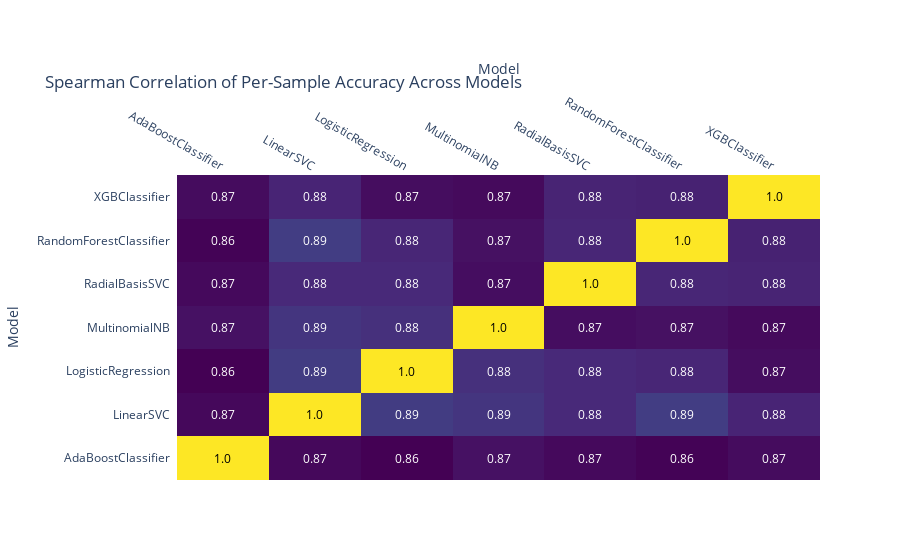
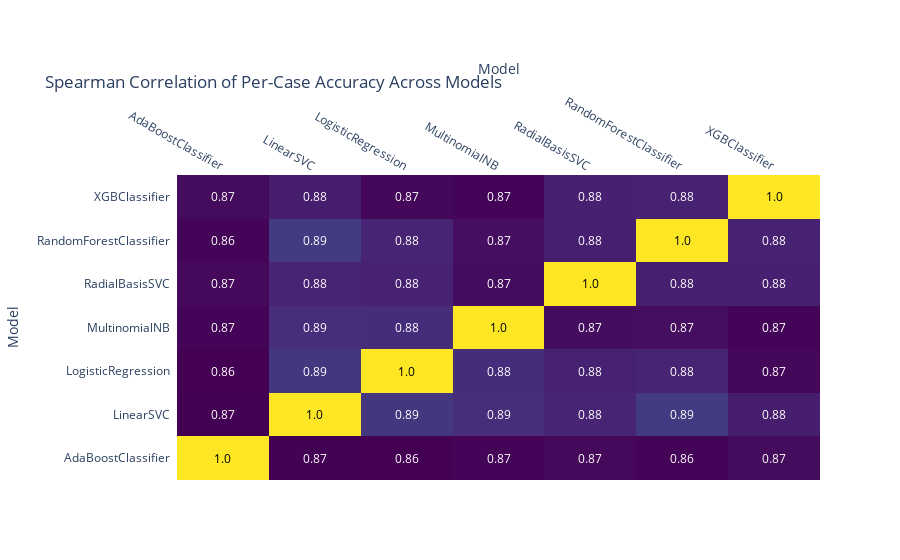
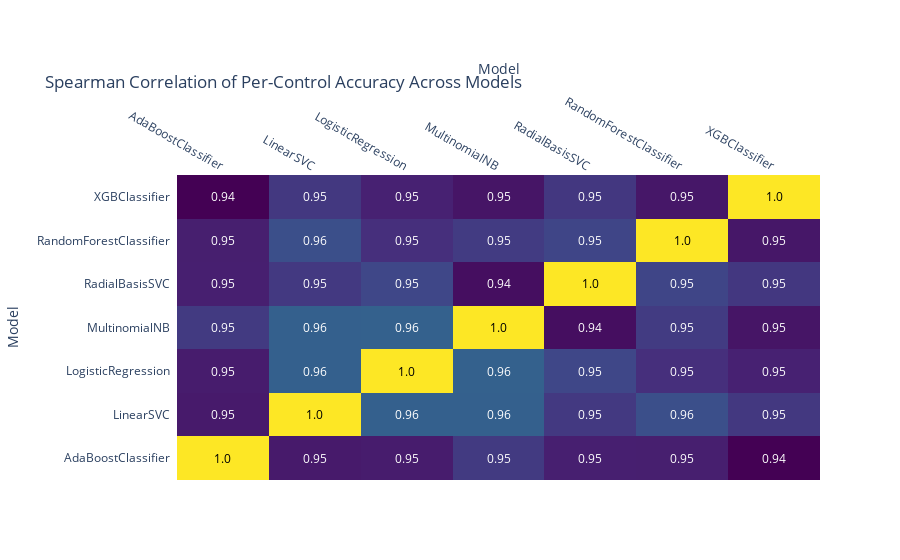

The notebook cell these images were saved under, in order:
### Code cell
import plotly.figure_factory as ff

fig = ff.create_annotated_heatmap(z=modelCorrelation_df.values,
                                  x=list(modelCorrelation_df.columns),
                                  y=list(modelCorrelation_df.columns),
                                  annotation_text=modelCorrelation_df.round(2).values,
                                  colorscale='Viridis')
fig.update_layout(title_text='Spearman Correlation of Per-Sample Accuracy Across Models',
                  xaxis = dict(title='Model'),
                  yaxis = dict(title='Model'),
                  margin={'t':175},)
fig.show()

fig = ff.create_annotated_heatmap(z=modelCaseCorrelation_df.values,
                                  x=list(modelCaseCorrelation_df.columns),
                                  y=list(modelCaseCorrelation_df.columns),
                                  annotation_text=modelCorrelation_df.round(2).values,
                                  colorscale='Viridis')
fig.update_layout(title_text='Spearman Correlation of Per-Case Accuracy Across Models',
                  xaxis = dict(title='Model'),
                  yaxis = dict(title='Model'),
                  margin={'t':175},)
fig.show()

fig = ff.create_annotated_heatmap(z=modelControlCorrelation_df.values,
                                  x=list(modelControlCorrelation_df.columns),
                                  y=list(modelControlCorrelation_df.columns),
                                  annotation_text=modelControlCorrelation_df.round(2).values,
                                  colorscale='Viridis')
fig.update_layout(title_text='Spearman Correlation of Per-Control Accuracy Across Models',
                  xaxis = dict(title='Model'),
                  yaxis = dict(title='Model'),
                  margin={'t':175},)
fig.show()

### Figure 1 — Plotly figure (JSON) as saved in the notebook; plotly's stock layout.template omitted (floating-point values rounded to 4 significant figures)
{"data": [{"colorscale": [[0, "#440154"], [0.1111, "#482878"], [0.2222, "#3e4989"], [0.3333, "#31688e"], [0.4444, "#26828e"], [0.5556, "#1f9e89"], [0.6667, "#35b779"], [0.7778, "#6ece58"], [0.8889, "#b5de2b"], [1, "#fde725"]], "reversescale": false, "showscale": false, "type": "heatmap", "x": ["AdaBoostClassifier", "LinearSVC", "LogisticRegression", "MultinomialNB", "RadialBasisSVC", "RandomForestClassifier", "XGBClassifier"], "y": ["AdaBoostClassifier", "LinearSVC", "LogisticRegression", "MultinomialNB", "RadialBasisSVC", "RandomForestClassifier", "XGBClassifier"], "z": [[1.0, 0.8669, 0.8641, 0.8702, 0.8672, 0.8649, 0.8681], [0.8669, 1, 0.8881, 0.8853, 0.8796, 0.8888, 0.8777], [0.8641, 0.8881, 1, 0.8829, 0.8798, 0.8785, 0.8686], [0.8702, 0.8853, 0.8829, 1, 0.8689, 0.8701, 0.8675], [0.8672, 0.8796, 0.8798, 0.8689, 1.0, 0.8782, 0.8777], [0.8649, 0.8888, 0.8785, 0.8701, 0.8782, 1.0, 0.8767], [0.8681, 0.8777, 0.8686, 0.8675, 0.8777, 0.8767, 1]]}], "layout": {"annotations": [{"font": {"color": "#000000"}, "showarrow": false, "text": "1.0", "x": "AdaBoostClassifier", "xref": "x", "y": "AdaBoostClassifier", "yref": "y"}, {"font": {"color": "#FFFFFF"}, "showarrow": false, "text": "0.87", "x": "LinearSVC", "xref": "x", "y": "AdaBoostClassifier", "yref": "y"}, {"font": {"color": "#FFFFFF"}, "showarrow": false, "text": "0.86", "x": "LogisticRegression", "xref": "x", "y": "AdaBoostClassifier", "yref": "y"}, {"font": {"color": "#FFFFFF"}, "showarrow": false, "text": "0.87", "x": "MultinomialNB", "xref": "x", "y": "AdaBoostClassifier", "yref": "y"}, {"font": {"color": "#FFFFFF"}, "showarrow": false, "text": "0.87", "x": "RadialBasisSVC", "xref": "x", "y": "AdaBoostClassifier", "yref": "y"}, {"font": {"color": "#FFFFFF"}, "showarrow": false, "text": "0.86", "x": "RandomForestClassifier", "xref": "x", "y": "AdaBoostClassifier", "yref": "y"}, {"font": {"color": "#FFFFFF"}, "showarrow": false, "text": "0.87", "x": "XGBClassifier", "xref": "x", "y": "AdaBoostClassifier", "yref": "y"}, {"font": {"color": "#FFFFFF"}, "showarrow": false, "text": "0.87", "x": "AdaBoostClassifier", "xref": "x", "y": "LinearSVC", "yref": "y"}, {"font": {"color": "#000000"}, "showarrow": false, "text": "1.0", "x": "LinearSVC", "xref": "x", "y": "LinearSVC", "yref": "y"}, {"font": {"color": "#FFFFFF"}, "showarrow": false, "text": "0.89", "x": "LogisticRegression", "xref": "x", "y": "LinearSVC", "yref": "y"}, {"font": {"color": "#FFFFFF"}, "showarrow": false, "text": "0.89", "x": "MultinomialNB", "xref": "x", "y": "LinearSVC", "yref": "y"}, {"font": {"color": "#FFFFFF"}, "showarrow": false, "text": "0.88", "x": "RadialBasisSVC", "xref": "x", "y": "LinearSVC", "yref": "y"}, {"font": {"color": "#FFFFFF"}, "showarrow": false, "text": "0.89", "x": "RandomForestClassifier", "xref": "x", "y": "LinearSVC", "yref": "y"}, {"font": {"color": "#FFFFFF"}, "showarrow": false, "text": "0.88", "x": "XGBClassifier", "xref": "x", "y": "LinearSVC", "yref": "y"}, {"font": {"color": "#FFFFFF"}, "showarrow": false, "text": "0.86", "x": "AdaBoostClassifier", "xref": "x", "y": "LogisticRegression", "yref": "y"}, {"font": {"color": "#FFFFFF"}, "showarrow": false, "text": "0.89", "x": "LinearSVC", "xref": "x", "y": "LogisticRegression", "yref": "y"}, {"font": {"color": "#000000"}, "showarrow": false, "text": "1.0", "x": "LogisticRegression", "xref": "x", "y": "LogisticRegression", "yref": "y"}, {"font": {"color": "#FFFFFF"}, "showarrow": false, "text": "0.88", "x": "MultinomialNB", "xref": "x", "y": "LogisticRegression", "yref": "y"}, {"font": {"color": "#FFFFFF"}, "showarrow": false, "text": "0.88", "x": "RadialBasisSVC", "xref": "x", "y": "LogisticRegression", "yref": "y"}, {"font": {"color": "#FFFFFF"}, "showarrow": false, "text": "0.88", "x": "RandomForestClassifier", "xref": "x", "y": "LogisticRegression", "yref": "y"}, {"font": {"color": "#FFFFFF"}, "showarrow": false, "text": "0.87", "x": "XGBClassifier", "xref": "x", "y": "LogisticRegression", "yref": "y"}, {"font": {"color": "#FFFFFF"}, "showarrow": false, "text": "0.87", "x": "AdaBoostClassifier", "xref": "x", "y": "MultinomialNB", "yref": "y"}, {"font": {"color": "#FFFFFF"}, "showarrow": false, "text": "0.89", "x": "LinearSVC", "xref": "x", "y": "MultinomialNB", "yref": "y"}, {"font": {"color": "#FFFFFF"}, "showarrow": false, "text": "0.88", "x": "LogisticRegression", "xref": "x", "y": "MultinomialNB", "yref": "y"}, {"font": {"color": "#000000"}, "showarrow": false, "text": "1.0", "x": "MultinomialNB", "xref": "x", "y": "MultinomialNB", "yref": "y"}, {"font": {"color": "#FFFFFF"}, "showarrow": false, "text": "0.87", "x": "RadialBasisSVC", "xref": "x", "y": "MultinomialNB", "yref": "y"}, {"font": {"color": "#FFFFFF"}, "showarrow": false, "text": "0.87", "x": "RandomForestClassifier", "xref": "x", "y": "MultinomialNB", "yref": "y"}, {"font": {"color": "#FFFFFF"}, "showarrow": false, "text": "0.87", "x": "XGBClassifier", "xref": "x", "y": "MultinomialNB", "yref": "y"}, {"font": {"color": "#FFFFFF"}, "showarrow": false, "text": "0.87", "x": "AdaBoostClassifier", "xref": "x", "y": "RadialBasisSVC", "yref": "y"}, {"font": {"color": "#FFFFFF"}, "showarrow": false, "text": "0.88", "x": "LinearSVC", "xref": "x", "y": "RadialBasisSVC", "yref": "y"}, {"font": {"color": "#FFFFFF"}, "showarrow": false, "text": "0.88", "x": "LogisticRegression", "xref": "x", "y": "RadialBasisSVC", "yref": "y"}, {"font": {"color": "#FFFFFF"}, "showarrow": false, "text": "0.87", "x": "MultinomialNB", "xref": "x", "y": "RadialBasisSVC", "yref": "y"}, {"font": {"color": "#000000"}, "showarrow": false, "text": "1.0", "x": "RadialBasisSVC", "xref": "x", "y": "RadialBasisSVC", "yref": "y"}, {"font": {"color": "#FFFFFF"}, "showarrow": false, "text": "0.88", "x": "RandomForestClassifier", "xref": "x", "y": "RadialBasisSVC", "yref": "y"}, {"font": {"color": "#FFFFFF"}, "showarrow": false, "text": "0.88", "x": "XGBClassifier", "xref": "x", "y": "RadialBasisSVC", "yref": "y"}, {"font": {"color": "#FFFFFF"}, "showarrow": false, "text": "0.86", "x": "AdaBoostClassifier", "xref": "x", "y": "RandomForestClassifier", "yref": "y"}, {"font": {"color": "#FFFFFF"}, "showarrow": false, "text": "0.89", "x": "LinearSVC", "xref": "x", "y": "RandomForestClassifier", "yref": "y"}, {"font": {"color": "#FFFFFF"}, "showarrow": false, "text": "0.88", "x": "LogisticRegression", "xref": "x", "y": "RandomForestClassifier", "yref": "y"}, {"font": {"color": "#FFFFFF"}, "showarrow": false, "text": "0.87", "x": "MultinomialNB", "xref": "x", "y": "RandomForestClassifier", "yref": "y"}, {"font": {"color": "#FFFFFF"}, "showarrow": false, "text": "0.88", "x": "RadialBasisSVC", "xref": "x", "y": "RandomForestClassifier", "yref": "y"}, {"font": {"color": "#000000"}, "showarrow": false, "text": "1.0", "x": "RandomForestClassifier", "xref": "x", "y": "RandomForestClassifier", "yref": "y"}, {"font": {"color": "#FFFFFF"}, "showarrow": false, "text": "0.88", "x": "XGBClassifier", "xref": "x", "y": "RandomForestClassifier", "yref": "y"}, {"font": {"color": "#FFFFFF"}, "showarrow": false, "text": "0.87", "x": "AdaBoostClassifier", "xref": "x", "y": "XGBClassifier", "yref": "y"}, {"font": {"color": "#FFFFFF"}, "showarrow": false, "text": "0.88", "x": "LinearSVC", "xref": "x", "y": "XGBClassifier", "yref": "y"}, {"font": {"color": "#FFFFFF"}, "showarrow": false, "text": "0.87", "x": "LogisticRegression", "xref": "x", "y": "XGBClassifier", "yref": "y"}, {"font": {"color": "#FFFFFF"}, "showarrow": false, "text": "0.87", "x": "MultinomialNB", "xref": "x", "y": "XGBClassifier", "yref": "y"}, {"font": {"color": "#FFFFFF"}, "showarrow": false, "text": "0.88", "x": "RadialBasisSVC", "xref": "x", "y": "XGBClassifier", "yref": "y"}, {"font": {"color": "#FFFFFF"}, "showarrow": false, "text": "0.88", "x": "RandomForestClassifier", "xref": "x", "y": "XGBClassifier", "yref": "y"}, {"font": {"color": "#000000"}, "showarrow": false, "text": "1.0", "x": "XGBClassifier", "xref": "x", "y": "XGBClassifier", "yref": "y"}], "margin": {"t": 175}, "title": {"text": "Spearman Correlation of Per-Sample Accuracy Across Models"}, "xaxis": {"dtick": 1, "gridcolor": "rgb(0, 0, 0)", "side": "top", "ticks": "", "title": {"text": "Model"}}, "yaxis": {"dtick": 1, "ticks": "", "ticksuffix": "  ", "title": {"text": "Model"}}}}

### Figure 2 — Plotly figure (JSON) as saved in the notebook; plotly's stock layout.template omitted (floating-point values rounded to 4 significant figures)
{"data": [{"colorscale": [[0, "#440154"], [0.1111, "#482878"], [0.2222, "#3e4989"], [0.3333, "#31688e"], [0.4444, "#26828e"], [0.5556, "#1f9e89"], [0.6667, "#35b779"], [0.7778, "#6ece58"], [0.8889, "#b5de2b"], [1, "#fde725"]], "reversescale": false, "showscale": false, "type": "heatmap", "x": ["AdaBoostClassifier", "LinearSVC", "LogisticRegression", "MultinomialNB", "RadialBasisSVC", "RandomForestClassifier", "XGBClassifier"], "y": ["AdaBoostClassifier", "LinearSVC", "LogisticRegression", "MultinomialNB", "RadialBasisSVC", "RandomForestClassifier", "XGBClassifier"], "z": [[1, 0.8395, 0.8391, 0.8404, 0.8424, 0.8404, 0.8435], [0.8395, 1, 0.8655, 0.8595, 0.8553, 0.8674, 0.852], [0.8391, 0.8655, 1.0, 0.8599, 0.8541, 0.855, 0.8419], [0.8404, 0.8595, 0.8599, 1.0, 0.8446, 0.8452, 0.8409], [0.8424, 0.8553, 0.8541, 0.8446, 1, 0.8528, 0.8533], [0.8404, 0.8674, 0.855, 0.8452, 0.8528, 1, 0.8543], [0.8435, 0.852, 0.8419, 0.8409, 0.8533, 0.8543, 1.0]]}], "layout": {"annotations": [{"font": {"color": "#000000"}, "showarrow": false, "text": "1.0", "x": "AdaBoostClassifier", "xref": "x", "y": "AdaBoostClassifier", "yref": "y"}, {"font": {"color": "#FFFFFF"}, "showarrow": false, "text": "0.87", "x": "LinearSVC", "xref": "x", "y": "AdaBoostClassifier", "yref": "y"}, {"font": {"color": "#FFFFFF"}, "showarrow": false, "text": "0.86", "x": "LogisticRegression", "xref": "x", "y": "AdaBoostClassifier", "yref": "y"}, {"font": {"color": "#FFFFFF"}, "showarrow": false, "text": "0.87", "x": "MultinomialNB", "xref": "x", "y": "AdaBoostClassifier", "yref": "y"}, {"font": {"color": "#FFFFFF"}, "showarrow": false, "text": "0.87", "x": "RadialBasisSVC", "xref": "x", "y": "AdaBoostClassifier", "yref": "y"}, {"font": {"color": "#FFFFFF"}, "showarrow": false, "text": "0.86", "x": "RandomForestClassifier", "xref": "x", "y": "AdaBoostClassifier", "yref": "y"}, {"font": {"color": "#FFFFFF"}, "showarrow": false, "text": "0.87", "x": "XGBClassifier", "xref": "x", "y": "AdaBoostClassifier", "yref": "y"}, {"font": {"color": "#FFFFFF"}, "showarrow": false, "text": "0.87", "x": "AdaBoostClassifier", "xref": "x", "y": "LinearSVC", "yref": "y"}, {"font": {"color": "#000000"}, "showarrow": false, "text": "1.0", "x": "LinearSVC", "xref": "x", "y": "LinearSVC", "yref": "y"}, {"font": {"color": "#FFFFFF"}, "showarrow": false, "text": "0.89", "x": "LogisticRegression", "xref": "x", "y": "LinearSVC", "yref": "y"}, {"font": {"color": "#FFFFFF"}, "showarrow": false, "text": "0.89", "x": "MultinomialNB", "xref": "x", "y": "LinearSVC", "yref": "y"}, {"font": {"color": "#FFFFFF"}, "showarrow": false, "text": "0.88", "x": "RadialBasisSVC", "xref": "x", "y": "LinearSVC", "yref": "y"}, {"font": {"color": "#FFFFFF"}, "showarrow": false, "text": "0.89", "x": "RandomForestClassifier", "xref": "x", "y": "LinearSVC", "yref": "y"}, {"font": {"color": "#FFFFFF"}, "showarrow": false, "text": "0.88", "x": "XGBClassifier", "xref": "x", "y": "LinearSVC", "yref": "y"}, {"font": {"color": "#FFFFFF"}, "showarrow": false, "text": "0.86", "x": "AdaBoostClassifier", "xref": "x", "y": "LogisticRegression", "yref": "y"}, {"font": {"color": "#FFFFFF"}, "showarrow": false, "text": "0.89", "x": "LinearSVC", "xref": "x", "y": "LogisticRegression", "yref": "y"}, {"font": {"color": "#000000"}, "showarrow": false, "text": "1.0", "x": "LogisticRegression", "xref": "x", "y": "LogisticRegression", "yref": "y"}, {"font": {"color": "#FFFFFF"}, "showarrow": false, "text": "0.88", "x": "MultinomialNB", "xref": "x", "y": "LogisticRegression", "yref": "y"}, {"font": {"color": "#FFFFFF"}, "showarrow": false, "text": "0.88", "x": "RadialBasisSVC", "xref": "x", "y": "LogisticRegression", "yref": "y"}, {"font": {"color": "#FFFFFF"}, "showarrow": false, "text": "0.88", "x": "RandomForestClassifier", "xref": "x", "y": "LogisticRegression", "yref": "y"}, {"font": {"color": "#FFFFFF"}, "showarrow": false, "text": "0.87", "x": "XGBClassifier", "xref": "x", "y": "LogisticRegression", "yref": "y"}, {"font": {"color": "#FFFFFF"}, "showarrow": false, "text": "0.87", "x": "AdaBoostClassifier", "xref": "x", "y": "MultinomialNB", "yref": "y"}, {"font": {"color": "#FFFFFF"}, "showarrow": false, "text": "0.89", "x": "LinearSVC", "xref": "x", "y": "MultinomialNB", "yref": "y"}, {"font": {"color": "#FFFFFF"}, "showarrow": false, "text": "0.88", "x": "LogisticRegression", "xref": "x", "y": "MultinomialNB", "yref": "y"}, {"font": {"color": "#000000"}, "showarrow": false, "text": "1.0", "x": "MultinomialNB", "xref": "x", "y": "MultinomialNB", "yref": "y"}, {"font": {"color": "#FFFFFF"}, "showarrow": false, "text": "0.87", "x": "RadialBasisSVC", "xref": "x", "y": "MultinomialNB", "yref": "y"}, {"font": {"color": "#FFFFFF"}, "showarrow": false, "text": "0.87", "x": "RandomForestClassifier", "xref": "x", "y": "MultinomialNB", "yref": "y"}, {"font": {"color": "#FFFFFF"}, "showarrow": false, "text": "0.87", "x": "XGBClassifier", "xref": "x", "y": "MultinomialNB", "yref": "y"}, {"font": {"color": "#FFFFFF"}, "showarrow": false, "text": "0.87", "x": "AdaBoostClassifier", "xref": "x", "y": "RadialBasisSVC", "yref": "y"}, {"font": {"color": "#FFFFFF"}, "showarrow": false, "text": "0.88", "x": "LinearSVC", "xref": "x", "y": "RadialBasisSVC", "yref": "y"}, {"font": {"color": "#FFFFFF"}, "showarrow": false, "text": "0.88", "x": "LogisticRegression", "xref": "x", "y": "RadialBasisSVC", "yref": "y"}, {"font": {"color": "#FFFFFF"}, "showarrow": false, "text": "0.87", "x": "MultinomialNB", "xref": "x", "y": "RadialBasisSVC", "yref": "y"}, {"font": {"color": "#000000"}, "showarrow": false, "text": "1.0", "x": "RadialBasisSVC", "xref": "x", "y": "RadialBasisSVC", "yref": "y"}, {"font": {"color": "#FFFFFF"}, "showarrow": false, "text": "0.88", "x": "RandomForestClassifier", "xref": "x", "y": "RadialBasisSVC", "yref": "y"}, {"font": {"color": "#FFFFFF"}, "showarrow": false, "text": "0.88", "x": "XGBClassifier", "xref": "x", "y": "RadialBasisSVC", "yref": "y"}, {"font": {"color": "#FFFFFF"}, "showarrow": false, "text": "0.86", "x": "AdaBoostClassifier", "xref": "x", "y": "RandomForestClassifier", "yref": "y"}, {"font": {"color": "#FFFFFF"}, "showarrow": false, "text": "0.89", "x": "LinearSVC", "xref": "x", "y": "RandomForestClassifier", "yref": "y"}, {"font": {"color": "#FFFFFF"}, "showarrow": false, "text": "0.88", "x": "LogisticRegression", "xref": "x", "y": "RandomForestClassifier", "yref": "y"}, {"font": {"color": "#FFFFFF"}, "showarrow": false, "text": "0.87", "x": "MultinomialNB", "xref": "x", "y": "RandomForestClassifier", "yref": "y"}, {"font": {"color": "#FFFFFF"}, "showarrow": false, "text": "0.88", "x": "RadialBasisSVC", "xref": "x", "y": "RandomForestClassifier", "yref": "y"}, {"font": {"color": "#000000"}, "showarrow": false, "text": "1.0", "x": "RandomForestClassifier", "xref": "x", "y": "RandomForestClassifier", "yref": "y"}, {"font": {"color": "#FFFFFF"}, "showarrow": false, "text": "0.88", "x": "XGBClassifier", "xref": "x", "y": "RandomForestClassifier", "yref": "y"}, {"font": {"color": "#FFFFFF"}, "showarrow": false, "text": "0.87", "x": "AdaBoostClassifier", "xref": "x", "y": "XGBClassifier", "yref": "y"}, {"font": {"color": "#FFFFFF"}, "showarrow": false, "text": "0.88", "x": "LinearSVC", "xref": "x", "y": "XGBClassifier", "yref": "y"}, {"font": {"color": "#FFFFFF"}, "showarrow": false, "text": "0.87", "x": "LogisticRegression", "xref": "x", "y": "XGBClassifier", "yref": "y"}, {"font": {"color": "#FFFFFF"}, "showarrow": false, "text": "0.87", "x": "MultinomialNB", "xref": "x", "y": "XGBClassifier", "yref": "y"}, {"font": {"color": "#FFFFFF"}, "showarrow": false, "text": "0.88", "x": "RadialBasisSVC", "xref": "x", "y": "XGBClassifier", "yref": "y"}, {"font": {"color": "#FFFFFF"}, "showarrow": false, "text": "0.88", "x": "RandomForestClassifier", "xref": "x", "y": "XGBClassifier", "yref": "y"}, {"font": {"color": "#000000"}, "showarrow": false, "text": "1.0", "x": "XGBClassifier", "xref": "x", "y": "XGBClassifier", "yref": "y"}], "margin": {"t": 175}, "title": {"text": "Spearman Correlation of Per-Case Accuracy Across Models"}, "xaxis": {"dtick": 1, "gridcolor": "rgb(0, 0, 0)", "side": "top", "ticks": "", "title": {"text": "Model"}}, "yaxis": {"dtick": 1, "ticks": "", "ticksuffix": "  ", "title": {"text": "Model"}}}}

### Figure 3 — Plotly figure (JSON) as saved in the notebook; plotly's stock layout.template omitted (floating-point values rounded to 4 significant figures)
{"data": [{"colorscale": [[0, "#440154"], [0.1111, "#482878"], [0.2222, "#3e4989"], [0.3333, "#31688e"], [0.4444, "#26828e"], [0.5556, "#1f9e89"], [0.6667, "#35b779"], [0.7778, "#6ece58"], [0.8889, "#b5de2b"], [1, "#fde725"]], "reversescale": false, "showscale": false, "type": "heatmap", "x": ["AdaBoostClassifier", "LinearSVC", "LogisticRegression", "MultinomialNB", "RadialBasisSVC", "RandomForestClassifier", "XGBClassifier"], "y": ["AdaBoostClassifier", "LinearSVC", "LogisticRegression", "MultinomialNB", "RadialBasisSVC", "RandomForestClassifier", "XGBClassifier"], "z": [[1, 0.9468, 0.9472, 0.9526, 0.9475, 0.9475, 0.9427], [0.9468, 1, 0.9601, 0.9601, 0.9523, 0.9567, 0.9521], [0.9472, 0.9601, 1, 0.9604, 0.955, 0.9504, 0.9479], [0.9526, 0.9601, 0.9604, 1, 0.9447, 0.9527, 0.9459], [0.9475, 0.9523, 0.955, 0.9447, 1, 0.9546, 0.952], [0.9475, 0.9567, 0.9504, 0.9527, 0.9546, 1, 0.9463], [0.9427, 0.9521, 0.9479, 0.9459, 0.952, 0.9463, 1]]}], "layout": {"annotations": [{"font": {"color": "#000000"}, "showarrow": false, "text": "1.0", "x": "AdaBoostClassifier", "xref": "x", "y": "AdaBoostClassifier", "yref": "y"}, {"font": {"color": "#FFFFFF"}, "showarrow": false, "text": "0.95", "x": "LinearSVC", "xref": "x", "y": "AdaBoostClassifier", "yref": "y"}, {"font": {"color": "#FFFFFF"}, "showarrow": false, "text": "0.95", "x": "LogisticRegression", "xref": "x", "y": "AdaBoostClassifier", "yref": "y"}, {"font": {"color": "#FFFFFF"}, "showarrow": false, "text": "0.95", "x": "MultinomialNB", "xref": "x", "y": "AdaBoostClassifier", "yref": "y"}, {"font": {"color": "#FFFFFF"}, "showarrow": false, "text": "0.95", "x": "RadialBasisSVC", "xref": "x", "y": "AdaBoostClassifier", "yref": "y"}, {"font": {"color": "#FFFFFF"}, "showarrow": false, "text": "0.95", "x": "RandomForestClassifier", "xref": "x", "y": "AdaBoostClassifier", "yref": "y"}, {"font": {"color": "#FFFFFF"}, "showarrow": false, "text": "0.94", "x": "XGBClassifier", "xref": "x", "y": "AdaBoostClassifier", "yref": "y"}, {"font": {"color": "#FFFFFF"}, "showarrow": false, "text": "0.95", "x": "AdaBoostClassifier", "xref": "x", "y": "LinearSVC", "yref": "y"}, {"font": {"color": "#000000"}, "showarrow": false, "text": "1.0", "x": "LinearSVC", "xref": "x", "y": "LinearSVC", "yref": "y"}, {"font": {"color": "#FFFFFF"}, "showarrow": false, "text": "0.96", "x": "LogisticRegression", "xref": "x", "y": "LinearSVC", "yref": "y"}, {"font": {"color": "#FFFFFF"}, "showarrow": false, "text": "0.96", "x": "MultinomialNB", "xref": "x", "y": "LinearSVC", "yref": "y"}, {"font": {"color": "#FFFFFF"}, "showarrow": false, "text": "0.95", "x": "RadialBasisSVC", "xref": "x", "y": "LinearSVC", "yref": "y"}, {"font": {"color": "#FFFFFF"}, "showarrow": false, "text": "0.96", "x": "RandomForestClassifier", "xref": "x", "y": "LinearSVC", "yref": "y"}, {"font": {"color": "#FFFFFF"}, "showarrow": false, "text": "0.95", "x": "XGBClassifier", "xref": "x", "y": "LinearSVC", "yref": "y"}, {"font": {"color": "#FFFFFF"}, "showarrow": false, "text": "0.95", "x": "AdaBoostClassifier", "xref": "x", "y": "LogisticRegression", "yref": "y"}, {"font": {"color": "#FFFFFF"}, "showarrow": false, "text": "0.96", "x": "LinearSVC", "xref": "x", "y": "LogisticRegression", "yref": "y"}, {"font": {"color": "#000000"}, "showarrow": false, "text": "1.0", "x": "LogisticRegression", "xref": "x", "y": "LogisticRegression", "yref": "y"}, {"font": {"color": "#FFFFFF"}, "showarrow": false, "text": "0.96", "x": "MultinomialNB", "xref": "x", "y": "LogisticRegression", "yref": "y"}, {"font": {"color": "#FFFFFF"}, "showarrow": false, "text": "0.95", "x": "RadialBasisSVC", "xref": "x", "y": "LogisticRegression", "yref": "y"}, {"font": {"color": "#FFFFFF"}, "showarrow": false, "text": "0.95", "x": "RandomForestClassifier", "xref": "x", "y": "LogisticRegression", "yref": "y"}, {"font": {"color": "#FFFFFF"}, "showarrow": false, "text": "0.95", "x": "XGBClassifier", "xref": "x", "y": "LogisticRegression", "yref": "y"}, {"font": {"color": "#FFFFFF"}, "showarrow": false, "text": "0.95", "x": "AdaBoostClassifier", "xref": "x", "y": "MultinomialNB", "yref": "y"}, {"font": {"color": "#FFFFFF"}, "showarrow": false, "text": "0.96", "x": "LinearSVC", "xref": "x", "y": "MultinomialNB", "yref": "y"}, {"font": {"color": "#FFFFFF"}, "showarrow": false, "text": "0.96", "x": "LogisticRegression", "xref": "x", "y": "MultinomialNB", "yref": "y"}, {"font": {"color": "#000000"}, "showarrow": false, "text": "1.0", "x": "MultinomialNB", "xref": "x", "y": "MultinomialNB", "yref": "y"}, {"font": {"color": "#FFFFFF"}, "showarrow": false, "text": "0.94", "x": "RadialBasisSVC", "xref": "x", "y": "MultinomialNB", "yref": "y"}, {"font": {"color": "#FFFFFF"}, "showarrow": false, "text": "0.95", "x": "RandomForestClassifier", "xref": "x", "y": "MultinomialNB", "yref": "y"}, {"font": {"color": "#FFFFFF"}, "showarrow": false, "text": "0.95", "x": "XGBClassifier", "xref": "x", "y": "MultinomialNB", "yref": "y"}, {"font": {"color": "#FFFFFF"}, "showarrow": false, "text": "0.95", "x": "AdaBoostClassifier", "xref": "x", "y": "RadialBasisSVC", "yref": "y"}, {"font": {"color": "#FFFFFF"}, "showarrow": false, "text": "0.95", "x": "LinearSVC", "xref": "x", "y": "RadialBasisSVC", "yref": "y"}, {"font": {"color": "#FFFFFF"}, "showarrow": false, "text": "0.95", "x": "LogisticRegression", "xref": "x", "y": "RadialBasisSVC", "yref": "y"}, {"font": {"color": "#FFFFFF"}, "showarrow": false, "text": "0.94", "x": "MultinomialNB", "xref": "x", "y": "RadialBasisSVC", "yref": "y"}, {"font": {"color": "#000000"}, "showarrow": false, "text": "1.0", "x": "RadialBasisSVC", "xref": "x", "y": "RadialBasisSVC", "yref": "y"}, {"font": {"color": "#FFFFFF"}, "showarrow": false, "text": "0.95", "x": "RandomForestClassifier", "xref": "x", "y": "RadialBasisSVC", "yref": "y"}, {"font": {"color": "#FFFFFF"}, "showarrow": false, "text": "0.95", "x": "XGBClassifier", "xref": "x", "y": "RadialBasisSVC", "yref": "y"}, {"font": {"color": "#FFFFFF"}, "showarrow": false, "text": "0.95", "x": "AdaBoostClassifier", "xref": "x", "y": "RandomForestClassifier", "yref": "y"}, {"font": {"color": "#FFFFFF"}, "showarrow": false, "text": "0.96", "x": "LinearSVC", "xref": "x", "y": "RandomForestClassifier", "yref": "y"}, {"font": {"color": "#FFFFFF"}, "showarrow": false, "text": "0.95", "x": "LogisticRegression", "xref": "x", "y": "RandomForestClassifier", "yref": "y"}, {"font": {"color": "#FFFFFF"}, "showarrow": false, "text": "0.95", "x": "MultinomialNB", "xref": "x", "y": "RandomForestClassifier", "yref": "y"}, {"font": {"color": "#FFFFFF"}, "showarrow": false, "text": "0.95", "x": "RadialBasisSVC", "xref": "x", "y": "RandomForestClassifier", "yref": "y"}, {"font": {"color": "#000000"}, "showarrow": false, "text": "1.0", "x": "RandomForestClassifier", "xref": "x", "y": "RandomForestClassifier", "yref": "y"}, {"font": {"color": "#FFFFFF"}, "showarrow": false, "text": "0.95", "x": "XGBClassifier", "xref": "x", "y": "RandomForestClassifier", "yref": "y"}, {"font": {"color": "#FFFFFF"}, "showarrow": false, "text": "0.94", "x": "AdaBoostClassifier", "xref": "x", "y": "XGBClassifier", "yref": "y"}, {"font": {"color": "#FFFFFF"}, "showarrow": false, "text": "0.95", "x": "LinearSVC", "xref": "x", "y": "XGBClassifier", "yref": "y"}, {"font": {"color": "#FFFFFF"}, "showarrow": false, "text": "0.95", "x": "LogisticRegression", "xref": "x", "y": "XGBClassifier", "yref": "y"}, {"font": {"color": "#FFFFFF"}, "showarrow": false, "text": "0.95", "x": "MultinomialNB", "xref": "x", "y": "XGBClassifier", "yref": "y"}, {"font": {"color": "#FFFFFF"}, "showarrow": false, "text": "0.95", "x": "RadialBasisSVC", "xref": "x", "y": "XGBClassifier", "yref": "y"}, {"font": {"color": "#FFFFFF"}, "showarrow": false, "text": "0.95", "x": "RandomForestClassifier", "xref": "x", "y": "XGBClassifier", "yref": "y"}, {"font": {"color": "#000000"}, "showarrow": false, "text": "1.0", "x": "XGBClassifier", "xref": "x", "y": "XGBClassifier", "yref": "y"}], "margin": {"t": 175}, "title": {"text": "Spearman Correlation of Per-Control Accuracy Across Models"}, "xaxis": {"dtick": 1, "gridcolor": "rgb(0, 0, 0)", "side": "top", "ticks": "", "title": {"text": "Model"}}, "yaxis": {"dtick": 1, "ticks": "", "ticksuffix": "  ", "title": {"text": "Model"}}}}
